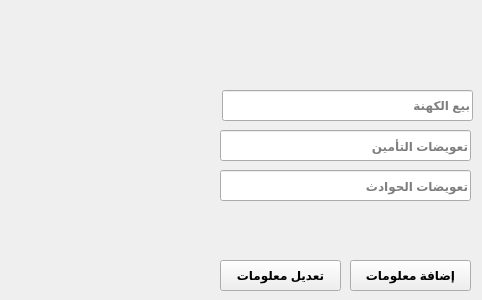
    <widget class="QWidget" name="tab_5">
     <attribute name="title">
      <string>الإيرادات</string>
     </attribute>
     <widget class="QPushButton" name="btn_Add_Revenu_Info">
      <property name="geometry">
       <rect>
        <x>350</x>
        <y>260</y>
        <width>121</width>
        <height>31</height>
       </rect>
      </property>
      <property name="font">
       <font>
        <weight>75</weight>
        <bold>true</bold>
       </font>
      </property>
      <property name="text">
       <string>إضافة معلومات</string>
      </property>
     </widget>
     <widget class="QPushButton" name="btn_Update_Revenu_Info">
      <property name="geometry">
       <rect>
        <x>220</x>
        <y>260</y>
        <width>121</width>
        <height>31</height>
       </rect>
      </property>
      <property name="font">
       <font>
        <weight>75</weight>
        <bold>true</bold>
       </font>
      </property>
      <property name="text">
       <string>تعديل معلومات</string>
      </property>
     </widget>
     <widget class="QLineEdit" name="txt_kohna_selling">
      <property name="geometry">
       <rect>
        <x>222</x>
        <y>90</y>
        <width>251</width>
        <height>31</height>
       </rect>
      </property>
      <property name="font">
       <font>
        <weight>75</weight>
        <bold>true</bold>
       </font>
      </property>
      <property name="layoutDirection">
       <enum>Qt::RightToLeft</enum>
      </property>
      <property name="placeholderText">
       <string>بيع الكهنة</string>
      </property>
     </widget>
     <widget class="QLineEdit" name="txt_accedint_compensation">
      <property name="geometry">
       <rect>
        <x>220</x>
        <y>170</y>
        <width>251</width>
        <height>31</height>
       </rect>
      </property>
      <property name="font">
       <font>
        <weight>75</weight>
        <bold>true</bold>
       </font>
      </property>
      <property name="placeholderText">
       <string>تعويضات الحوادث</string>
      </property>
     </widget>
     <widget class="QLineEdit" name="txt_insurance_compensation">
      <property name="geometry">
       <rect>
        <x>220</x>
        <y>130</y>
        <width>251</width>
        <height>31</height>
       </rect>
      </property>
      <property name="font">
       <font>
        <weight>75</weight>
        <bold>true</bold>
       </font>
      </property>
      <property name="placeholderText">
       <string>تعويضات التأمين</string>
      </property>
     </widget>
    </widget>
